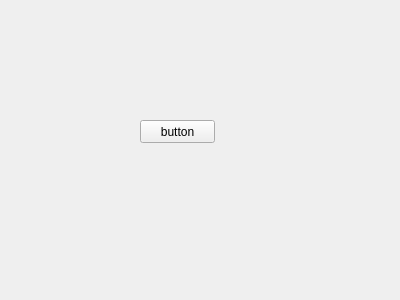
<?xml version="1.0" encoding="UTF-8"?>
<ui version="4.0">
 <class>test</class>
 <widget class="QWidget" name="test">
  <property name="geometry">
   <rect>
    <x>0</x>
    <y>0</y>
    <width>400</width>
    <height>300</height>
   </rect>
  </property>
  <property name="windowTitle">
   <string>Form</string>
  </property>
  <widget class="QPushButton" name="pushButton">
   <property name="geometry">
    <rect>
     <x>140</x>
     <y>120</y>
     <width>75</width>
     <height>23</height>
    </rect>
   </property>
   <property name="text">
    <string>button</string>
   </property>
  </widget>
 </widget>
 <resources/>
 <connections/>
</ui>
